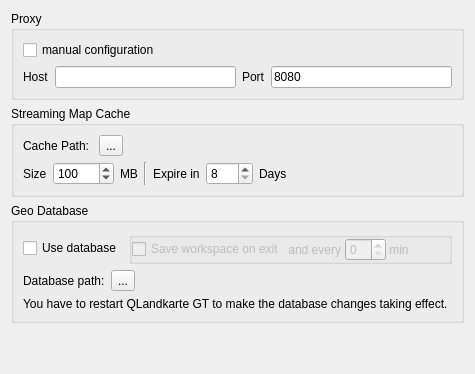
     <widget class="QWidget" name="tab_2">
      <attribute name="title">
       <string>Services &amp;&amp; Paths</string>
      </attribute>
      <layout class="QVBoxLayout" name="verticalLayout_5">
       <item>
        <widget class="QGroupBox" name="groupBox_4">
         <property name="title">
          <string>Proxy</string>
         </property>
         <layout class="QVBoxLayout">
          <item>
           <widget class="QCheckBox" name="checkProxy">
            <property name="text">
             <string>manual configuration</string>
            </property>
           </widget>
          </item>
          <item>
           <layout class="QHBoxLayout">
            <item>
             <widget class="QLabel" name="label">
              <property name="text">
               <string>Host</string>
              </property>
             </widget>
            </item>
            <item>
             <widget class="QLineEdit" name="lineProxyURL"/>
            </item>
            <item>
             <widget class="QLabel" name="label_4">
              <property name="text">
               <string>Port</string>
              </property>
             </widget>
            </item>
            <item>
             <widget class="QLineEdit" name="lineProxyPort">
              <property name="inputMask">
               <string notr="true">00000; </string>
              </property>
              <property name="text">
               <string notr="true">8080</string>
              </property>
             </widget>
            </item>
           </layout>
          </item>
         </layout>
        </widget>
       </item>
       <item>
        <widget class="QGroupBox" name="groupBox_5">
         <property name="title">
          <string>Streaming Map Cache</string>
         </property>
         <layout class="QVBoxLayout" name="verticalLayout_2">
          <item>
           <layout class="QHBoxLayout" name="horizontalLayout_2">
            <item>
             <widget class="QLabel" name="label_3">
              <property name="sizePolicy">
               <sizepolicy hsizetype="Maximum" vsizetype="Preferred">
                <horstretch>0</horstretch>
                <verstretch>0</verstretch>
               </sizepolicy>
              </property>
              <property name="text">
               <string>Cache Path: </string>
              </property>
             </widget>
            </item>
            <item>
             <widget class="QToolButton" name="toolPathMapCache">
              <property name="text">
               <string>...</string>
              </property>
              <property name="icon">
               <iconset resource="resources.qrc">
                <normaloff>:/icons/iconFolderBlue16x16.png</normaloff>:/icons/iconFolderBlue16x16.png</iconset>
              </property>
             </widget>
            </item>
            <item>
             <widget class="QLabel" name="labelPathMapCache">
              <property name="text">
               <string/>
              </property>
             </widget>
            </item>
           </layout>
          </item>
          <item>
           <layout class="QHBoxLayout" name="horizontalLayout_3">
            <item>
             <widget class="QLabel" name="label_6">
              <property name="sizePolicy">
               <sizepolicy hsizetype="Maximum" vsizetype="Preferred">
                <horstretch>0</horstretch>
                <verstretch>0</verstretch>
               </sizepolicy>
              </property>
              <property name="text">
               <string>Size</string>
              </property>
             </widget>
            </item>
            <item>
             <widget class="QSpinBox" name="spinSizeMapCache">
              <property name="sizePolicy">
               <sizepolicy hsizetype="Maximum" vsizetype="Fixed">
                <horstretch>0</horstretch>
                <verstretch>0</verstretch>
               </sizepolicy>
              </property>
              <property name="minimum">
               <number>50</number>
              </property>
              <property name="maximum">
               <number>10000</number>
              </property>
              <property name="singleStep">
               <number>10</number>
              </property>
              <property name="value">
               <number>100</number>
              </property>
             </widget>
            </item>
            <item>
             <widget class="QLabel" name="label_10">
              <property name="text">
               <string>MB</string>
              </property>
             </widget>
            </item>
            <item>
             <widget class="Line" name="line">
              <property name="orientation">
               <enum>Qt::Vertical</enum>
              </property>
             </widget>
            </item>
            <item>
             <widget class="QLabel" name="label_11">
              <property name="sizePolicy">
               <sizepolicy hsizetype="Maximum" vsizetype="Preferred">
                <horstretch>0</horstretch>
                <verstretch>0</verstretch>
               </sizepolicy>
              </property>
              <property name="text">
               <string>Expire in</string>
              </property>
             </widget>
            </item>
            <item>
             <widget class="QSpinBox" name="spinExpireMapCache">
              <property name="sizePolicy">
               <sizepolicy hsizetype="Maximum" vsizetype="Preferred">
                <horstretch>0</horstretch>
                <verstretch>0</verstretch>
               </sizepolicy>
              </property>
              <property name="minimum">
               <number>8</number>
              </property>
              <property name="maximum">
               <number>365</number>
              </property>
             </widget>
            </item>
            <item>
             <widget class="QLabel" name="label_12">
              <property name="sizePolicy">
               <sizepolicy hsizetype="Preferred" vsizetype="Preferred">
                <horstretch>0</horstretch>
                <verstretch>0</verstretch>
               </sizepolicy>
              </property>
              <property name="text">
               <string>Days</string>
              </property>
             </widget>
            </item>
            <item>
             <spacer name="horizontalSpacer_2">
              <property name="orientation">
               <enum>Qt::Horizontal</enum>
              </property>
              <property name="sizeHint" stdset="0">
               <size>
                <width>40</width>
                <height>20</height>
               </size>
              </property>
             </spacer>
            </item>
           </layout>
          </item>
         </layout>
        </widget>
       </item>
       <item>
        <widget class="QGroupBox" name="groupBoxGeoDB">
         <property name="enabled">
          <bool>true</bool>
         </property>
         <property name="title">
          <string>Geo Database</string>
         </property>
         <property name="flat">
          <bool>false</bool>
         </property>
         <layout class="QVBoxLayout" name="verticalLayout_4">
          <item>
           <layout class="QHBoxLayout" name="horizontalLayout_4">
            <item>
             <widget class="QCheckBox" name="checkUseGeoDB">
              <property name="text">
               <string>Use database</string>
              </property>
             </widget>
            </item>
            <item>
             <widget class="QGroupBox" name="groupSaveWks">
              <property name="enabled">
               <bool>false</bool>
              </property>
              <property name="title">
               <string/>
              </property>
              <property name="flat">
               <bool>true</bool>
              </property>
              <layout class="QHBoxLayout" name="horizontalLayout_6">
               <property name="spacing">
                <number>0</number>
               </property>
               <property name="leftMargin">
                <number>0</number>
               </property>
               <property name="topMargin">
                <number>0</number>
               </property>
               <property name="rightMargin">
                <number>0</number>
               </property>
               <property name="bottomMargin">
                <number>0</number>
               </property>
               <item>
                <widget class="QCheckBox" name="checkGeoDBSaveOnExit">
                 <property name="text">
                  <string>Save workspace on exit</string>
                 </property>
                </widget>
               </item>
               <item>
                <widget class="QLabel" name="label_8">
                 <property name="text">
                  <string> and every </string>
                 </property>
                </widget>
               </item>
               <item>
                <widget class="QSpinBox" name="spinGeoDBMinutes">
                 <property name="maximum">
                  <number>60</number>
                 </property>
                 <property name="singleStep">
                  <number>5</number>
                 </property>
                </widget>
               </item>
               <item>
                <widget class="QLabel" name="label_9">
                 <property name="text">
                  <string> min</string>
                 </property>
                </widget>
               </item>
               <item>
                <spacer name="horizontalSpacer_3">
                 <property name="orientation">
                  <enum>Qt::Horizontal</enum>
                 </property>
                 <property name="sizeHint" stdset="0">
                  <size>
                   <width>40</width>
                   <height>20</height>
                  </size>
                 </property>
                </spacer>
               </item>
              </layout>
             </widget>
            </item>
           </layout>
          </item>
          <item>
           <layout class="QHBoxLayout" name="horizontalLayout_5">
            <item>
             <widget class="QLabel" name="label_7">
              <property name="sizePolicy">
               <sizepolicy hsizetype="Maximum" vsizetype="Preferred">
                <horstretch>0</horstretch>
                <verstretch>0</verstretch>
               </sizepolicy>
              </property>
              <property name="text">
               <string>Database path:</string>
              </property>
             </widget>
            </item>
            <item>
             <widget class="QToolButton" name="toolPathGeoDB">
              <property name="text">
               <string>...</string>
              </property>
              <property name="icon">
               <iconset resource="resources.qrc">
                <normaloff>:/icons/iconFolderBlue16x16.png</normaloff>:/icons/iconFolderBlue16x16.png</iconset>
              </property>
             </widget>
            </item>
            <item>
             <widget class="QLabel" name="labelPathGeoDB">
              <property name="text">
               <string/>
              </property>
             </widget>
            </item>
           </layout>
          </item>
          <item>
           <widget class="QLabel" name="label_5">
            <property name="text">
             <string>You have to restart QLandkarte GT to make the database changes taking effect.</string>
            </property>
            <property name="wordWrap">
             <bool>true</bool>
            </property>
           </widget>
          </item>
         </layout>
        </widget>
       </item>
       <item>
        <spacer name="verticalSpacer">
         <property name="orientation">
          <enum>Qt::Vertical</enum>
         </property>
         <property name="sizeHint" stdset="0">
          <size>
           <width>20</width>
           <height>40</height>
          </size>
         </property>
        </spacer>
       </item>
      </layout>
     </widget>
